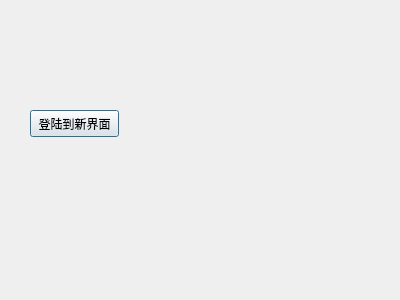
<?xml version="1.0" encoding="UTF-8"?>
<ui version="4.0">
 <class>LoginDlg</class>
 <widget class="QDialog" name="LoginDlg">
  <property name="geometry">
   <rect>
    <x>0</x>
    <y>0</y>
    <width>400</width>
    <height>300</height>
   </rect>
  </property>
  <property name="windowTitle">
   <string>Dialog</string>
  </property>
  <widget class="QPushButton" name="pushButton">
   <property name="geometry">
    <rect>
     <x>30</x>
     <y>110</y>
     <width>89</width>
     <height>27</height>
    </rect>
   </property>
   <property name="text">
    <string>登陆到新界面</string>
   </property>
  </widget>
 </widget>
 <resources/>
 <connections>
  <connection>
   <sender>pushButton</sender>
   <signal>clicked()</signal>
   <receiver>LoginDlg</receiver>
   <slot>accept()</slot>
   <hints>
    <hint type="sourcelabel">
     <x>90</x>
     <y>125</y>
    </hint>
    <hint type="destinationlabel">
     <x>235</x>
     <y>123</y>
    </hint>
   </hints>
  </connection>
 </connections>
</ui>
